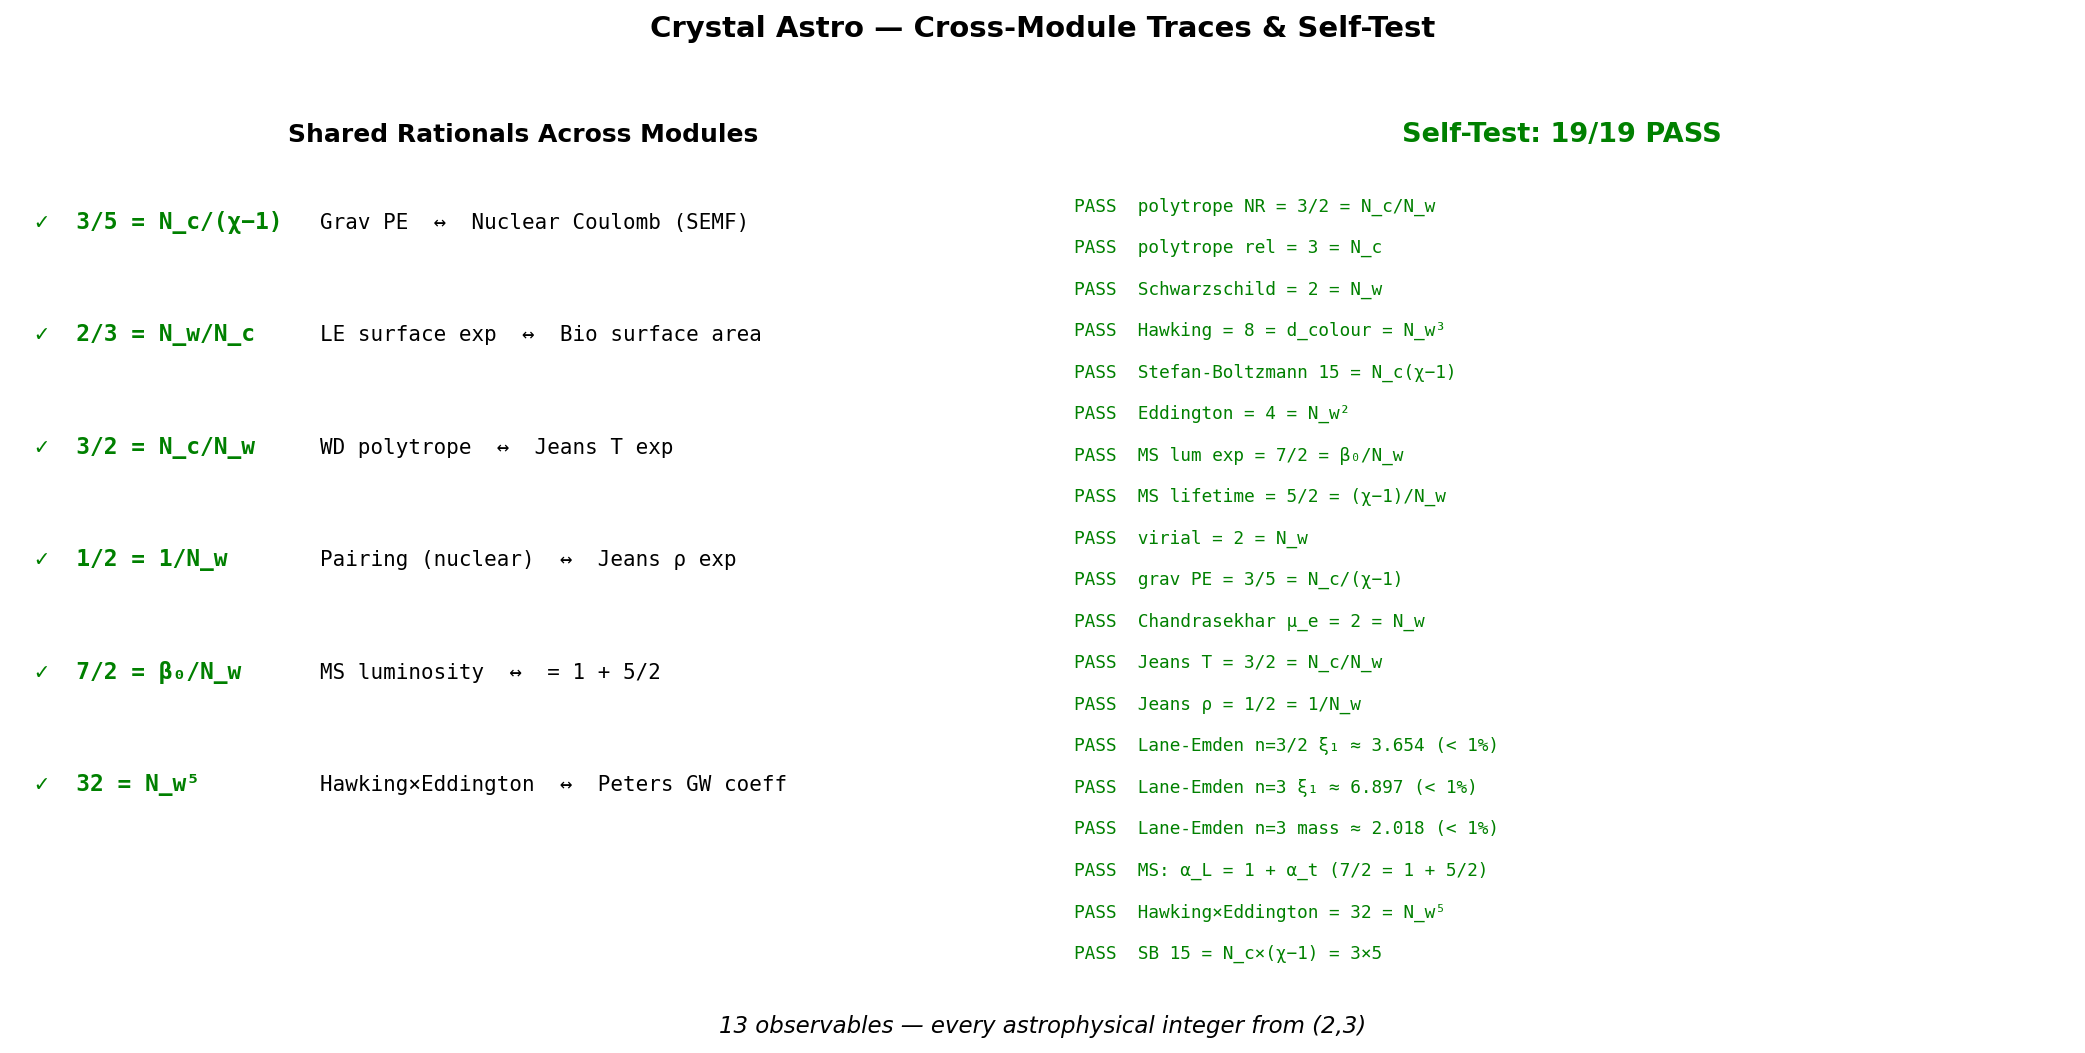

Reproduce this figure in Python.
#!/usr/bin/env python3
# Copyright (c) 2026 Daland Montgomery
# SPDX-License-Identifier: AGPL-3.0-or-later

"""Crystal Astro — Cross-Module Traces & Self-Test"""
import crystal_toe as ct
import matplotlib.pyplot as plt

toe = ct.Toe(); ast = toe.astro()

fig, axes = plt.subplots(1, 2, figsize=(14, 7))
fig.suptitle("Crystal Astro — Cross-Module Traces & Self-Test", fontsize=14, fontweight='bold')

# ── Left: Cross-module shared rationals ──
ax = axes[0]
ax.axis('off')
cross = [
    ("3/5 = N_c/(χ−1)", "Grav PE", "Nuclear Coulomb (SEMF)", True),
    ("2/3 = N_w/N_c",   "LE surface exp", "Bio surface area", True),
    ("3/2 = N_c/N_w",   "WD polytrope", "Jeans T exp", True),
    ("1/2 = 1/N_w",     "Pairing (nuclear)", "Jeans ρ exp", True),
    ("7/2 = β₀/N_w",    "MS luminosity", "= 1 + 5/2", ast.ms_exponent_identity()),
    ("32 = N_w⁵",       "Hawking×Eddington", "Peters GW coeff",
     ast.hawking_eddington_product() == 32),
]
ax.text(0.5, 0.98, "Shared Rationals Across Modules", ha='center', fontsize=12,
        fontweight='bold', transform=ax.transAxes)
for i, (ratio, dom1, dom2, ok) in enumerate(cross):
    y = 0.88 - i * 0.13
    status = '✓' if ok else '✗'
    color = 'green' if ok else 'red'
    ax.text(0.02, y, f'{status}  {ratio}', fontsize=11, fontfamily='monospace',
            color=color, fontweight='bold', transform=ax.transAxes)
    ax.text(0.30, y, f'{dom1}  ↔  {dom2}', fontsize=10, fontfamily='monospace',
            transform=ax.transAxes)

# ── Right: Full self-test results ──
ax = axes[1]
ax.axis('off')
passes, total, msgs = ast.self_test()
ax.text(0.5, 0.98, f"Self-Test: {passes}/{total} PASS", ha='center', fontsize=13,
        fontweight='bold', color='green' if passes == total else 'red',
        transform=ax.transAxes)
for i, msg in enumerate(msgs):
    y = 0.90 - i * 0.048
    color = 'green' if msg.startswith('PASS') else 'red'
    ax.text(0.02, y, msg, fontsize=8.5, fontfamily='monospace', color=color,
            transform=ax.transAxes)

fig.text(0.5, 0.01,
         f'{ast.observable_count()} observables — every astrophysical integer from (2,3)',
         ha='center', fontsize=11, fontstyle='italic')

plt.tight_layout(rect=[0, 0.03, 1, 0.95])
plt.savefig('astro_cross_checks.png', dpi=150, bbox_inches='tight'); plt.show()
